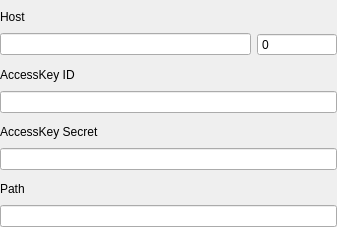
<?xml version="1.0" encoding="UTF-8"?>
<ui version="4.0">
 <class>S3FormGeneral</class>
 <widget class="QWidget" name="S3FormGeneral">
  <property name="geometry">
   <rect>
    <x>0</x>
    <y>0</y>
    <width>337</width>
    <height>227</height>
   </rect>
  </property>
  <property name="sizePolicy">
   <sizepolicy hsizetype="Preferred" vsizetype="Preferred">
    <horstretch>0</horstretch>
    <verstretch>0</verstretch>
   </sizepolicy>
  </property>
  <property name="maximumSize">
   <size>
    <width>16777215</width>
    <height>227</height>
   </size>
  </property>
  <property name="windowTitle">
   <string>General</string>
  </property>
  <layout class="QVBoxLayout" name="verticalLayout">
   <property name="spacing">
    <number>6</number>
   </property>
   <property name="leftMargin">
    <number>0</number>
   </property>
   <property name="topMargin">
    <number>6</number>
   </property>
   <property name="rightMargin">
    <number>0</number>
   </property>
   <property name="bottomMargin">
    <number>0</number>
   </property>
   <item>
    <widget class="QLabel" name="label">
     <property name="minimumSize">
      <size>
       <width>80</width>
       <height>0</height>
      </size>
     </property>
     <property name="baseSize">
      <size>
       <width>0</width>
       <height>0</height>
      </size>
     </property>
     <property name="text">
      <string>Host</string>
     </property>
     <property name="alignment">
      <set>Qt::AlignLeading|Qt::AlignLeft|Qt::AlignVCenter</set>
     </property>
    </widget>
   </item>
   <item>
    <layout class="QHBoxLayout" name="horizontalLayout">
     <item>
      <widget class="QLineEdit" name="hostLineEdit"/>
     </item>
     <item>
      <widget class="QSpinBox" name="portSpinBox">
       <property name="sizePolicy">
        <sizepolicy hsizetype="Fixed" vsizetype="Fixed">
         <horstretch>0</horstretch>
         <verstretch>0</verstretch>
        </sizepolicy>
       </property>
       <property name="minimumSize">
        <size>
         <width>80</width>
         <height>0</height>
        </size>
       </property>
       <property name="maximumSize">
        <size>
         <width>80</width>
         <height>16777215</height>
        </size>
       </property>
       <property name="buttonSymbols">
        <enum>QAbstractSpinBox::NoButtons</enum>
       </property>
       <property name="maximum">
        <number>65535</number>
       </property>
      </widget>
     </item>
    </layout>
   </item>
   <item>
    <spacer name="verticalSpacer_2">
     <property name="orientation">
      <enum>Qt::Vertical</enum>
     </property>
     <property name="sizeType">
      <enum>QSizePolicy::Fixed</enum>
     </property>
     <property name="sizeHint" stdset="0">
      <size>
       <width>20</width>
       <height>2</height>
      </size>
     </property>
    </spacer>
   </item>
   <item>
    <widget class="QLabel" name="label_4">
     <property name="sizePolicy">
      <sizepolicy hsizetype="Preferred" vsizetype="Preferred">
       <horstretch>0</horstretch>
       <verstretch>0</verstretch>
      </sizepolicy>
     </property>
     <property name="minimumSize">
      <size>
       <width>80</width>
       <height>0</height>
      </size>
     </property>
     <property name="toolTip">
      <string>AccessKey Secret</string>
     </property>
     <property name="text">
      <string>AccessKey ID</string>
     </property>
     <property name="alignment">
      <set>Qt::AlignLeading|Qt::AlignLeft|Qt::AlignVCenter</set>
     </property>
    </widget>
   </item>
   <item>
    <widget class="QLineEdit" name="usernameLineEdit">
     <property name="sizePolicy">
      <sizepolicy hsizetype="Expanding" vsizetype="Fixed">
       <horstretch>0</horstretch>
       <verstretch>0</verstretch>
      </sizepolicy>
     </property>
    </widget>
   </item>
   <item>
    <spacer name="verticalSpacer_3">
     <property name="orientation">
      <enum>Qt::Vertical</enum>
     </property>
     <property name="sizeType">
      <enum>QSizePolicy::Fixed</enum>
     </property>
     <property name="sizeHint" stdset="0">
      <size>
       <width>20</width>
       <height>2</height>
      </size>
     </property>
    </spacer>
   </item>
   <item>
    <widget class="QLabel" name="label_3">
     <property name="minimumSize">
      <size>
       <width>80</width>
       <height>0</height>
      </size>
     </property>
     <property name="toolTip">
      <string>AccessKey ID</string>
     </property>
     <property name="text">
      <string>AccessKey Secret</string>
     </property>
     <property name="alignment">
      <set>Qt::AlignLeading|Qt::AlignLeft|Qt::AlignVCenter</set>
     </property>
    </widget>
   </item>
   <item>
    <widget class="ady::PasswordEdit" name="passwordLineEdit">
     <property name="echoMode">
      <enum>QLineEdit::PasswordEchoOnEdit</enum>
     </property>
    </widget>
   </item>
   <item>
    <spacer name="verticalSpacer_4">
     <property name="orientation">
      <enum>Qt::Vertical</enum>
     </property>
     <property name="sizeType">
      <enum>QSizePolicy::Fixed</enum>
     </property>
     <property name="sizeHint" stdset="0">
      <size>
       <width>20</width>
       <height>2</height>
      </size>
     </property>
    </spacer>
   </item>
   <item>
    <widget class="QLabel" name="label_5">
     <property name="minimumSize">
      <size>
       <width>80</width>
       <height>0</height>
      </size>
     </property>
     <property name="text">
      <string>Path</string>
     </property>
     <property name="alignment">
      <set>Qt::AlignLeading|Qt::AlignLeft|Qt::AlignVCenter</set>
     </property>
    </widget>
   </item>
   <item>
    <widget class="QLineEdit" name="pathLineEdit"/>
   </item>
  </layout>
 </widget>
 <customwidgets>
  <customwidget>
   <class>ady::PasswordEdit</class>
   <extends>QLineEdit</extends>
   <header location="global">components/password_edit.h</header>
  </customwidget>
 </customwidgets>
 <resources/>
 <connections/>
</ui>
